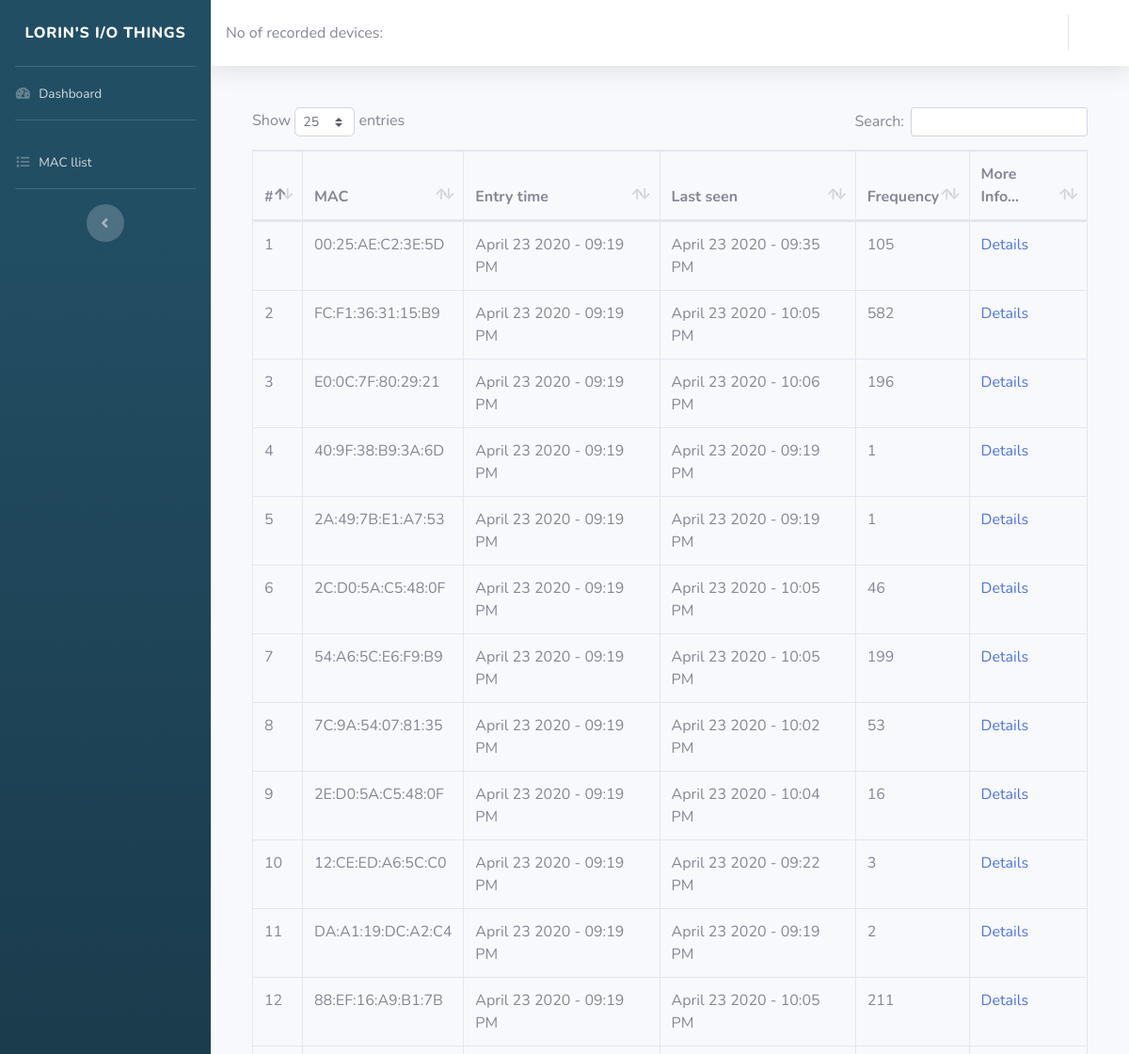
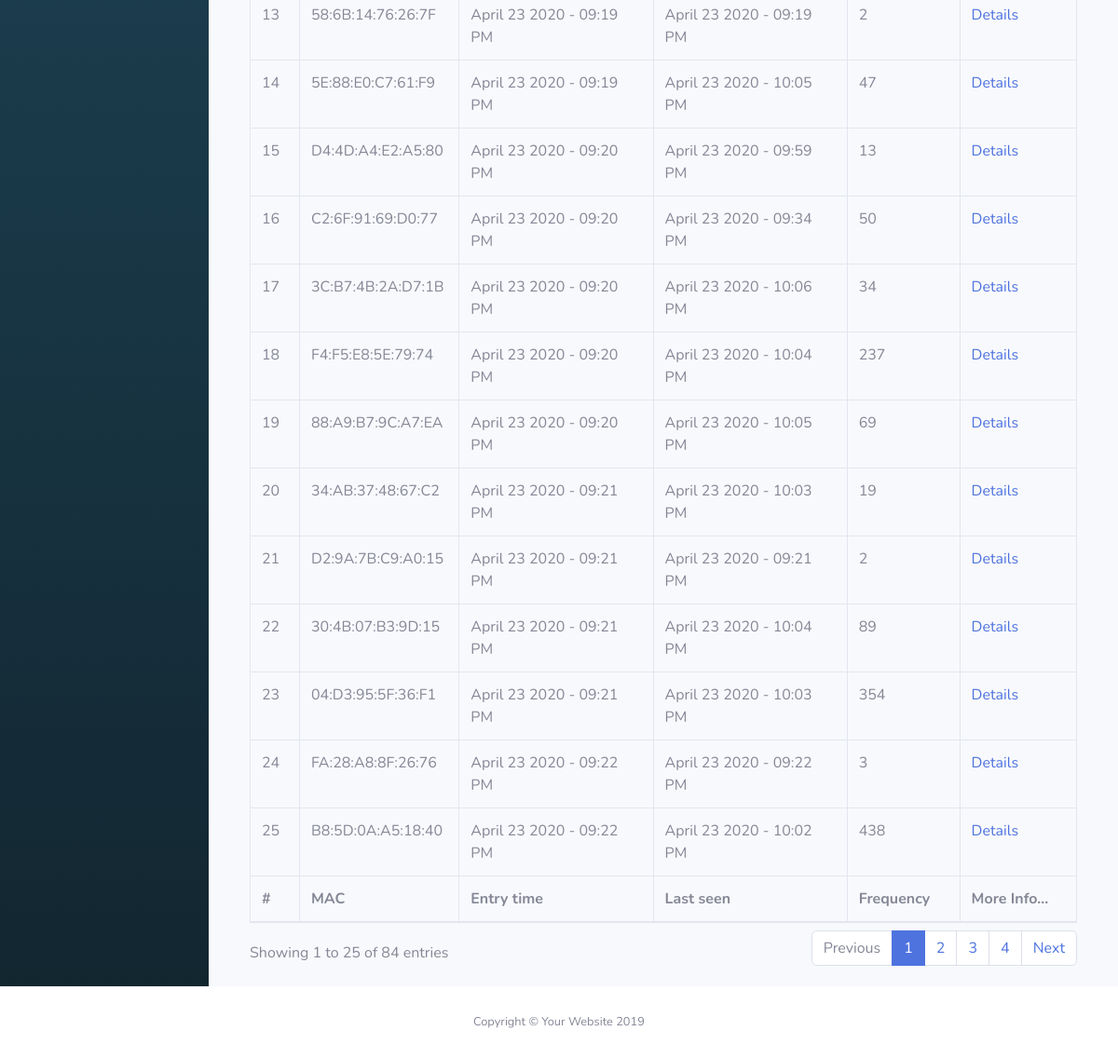
The page /macs on the database its author committed (2 pictures, top to bottom).
### tables this page shows
CREATE TABLE mac_log (
            id INTEGER PRIMARY KEY AUTOINCREMENT,
            mac TEXT,
            enter_datetime DATETIME,
            last_seen DATETIME,
            hz INTEGER DEFAULT 0
        );

### app/routes.py (the view)
@app.route('/macs', methods=['GET'])
def macs():
    mac_log = db.engine.execute('SELECT * FROM mac_log')
    return render_template('macs.html', mac_log=mac_log)

### app/routes.py (called while the page is built)
@app.template_filter('formatdatetime')
def format_datetime(value, format="%Y-%m-%d %H:%M:%S.%f"):
    if value is None:
        return ""
    dt = datetime.strptime(value, format)
    return dt.strftime('%B %d %Y - %I:%M %p')

### app/templates/macs.html (shortened to what this page needs)
{% extends 'base.html' %}
{% block content %}
<div id="content">
    {% include 'partials/_topbar.html' %}
    <div class="container-fluid">
      <div class="card-body">
        <div class="table-responsive">
          <table class="table table-bordered" data-page-length='25' id="dataTable" width="100%" cellspacing="0">
            <thead>
                <tr>
                    <th>#</th>
                    <th>MAC</th>
                    <th>Entry time</th>
                    <th>Last seen</th>
                    <th>Frequency</th>
                    <th>More Info...</th>
                </tr>
            </thead>
            <tfoot>
                <tr>
                    <th>#</th>
                    <th>MAC</th>
                    <th>Entry time</th>
                    <th>Last seen</th>
                    <th>Frequency</th>
                    <th>More Info...</th>
                </tr>
            </tfoot>
            <tbody>
                {% for mac in mac_log %}
                <tr>
                  <td>{{mac.id}}</td>
                  <td>{{mac.mac}}</td>
                  <td>{{mac.enter_datetime | formatdatetime}}</td>
                  <td>{{mac.last_seen | formatdatetime}}</td>
                  <td>{{mac.hz }}</td>
                  <td>
                      <a href="{{ url_for('details', mac=mac.mac) }}">Details</a>
                    </td>
                </tr>
              {% endfor %}
            </tbody>
          </table>
        </div>
      </div>
    </div>
  </div>
    </div>
</div>
{% endblock %}

### app/templates/base.html (shortened to what this page needs)
<!DOCTYPE html>
<html lang="en">
<head><meta http-equiv="Content-Type" content="text/html; charset=utf-8">
  <link href="{{ url_for('static', filename='vendor/fontawesome-free/css/all.min.css') }}" rel="stylesheet" type="text/css">
  <link href="{{ url_for('static', filename='sb-admin-2.min.css') }}" rel="stylesheet">
  <link href="{{ url_for('static', filename='vendor/datatables/dataTables.bootstrap4.min.css') }}" rel="stylesheet">
  <link rel="stylesheet" href="{{ url_for('static', filename='Chart.css') }}" />
</head>
<body id="page-top">
  <div id="wrapper">
    {% include 'partials/_sidebar.html' %}
    <div id="content-wrapper" class="d-flex flex-column">
     {% block content %} {% endblock %}
      <footer class="sticky-footer bg-white">
        <div class="container my-auto">
          <div class="copyright text-center my-auto">
            <span>Copyright &copy; Your Website 2019</span>
          </div>
        </div>
      </footer>
</body>
</html>

### app/templates/partials/_sidebar.html
    <ul class="navbar-nav bg-gradient-primary sidebar sidebar-dark accordion" id="accordionSidebar" style='background-color: #224E64;'>
       <a class="sidebar-brand d-flex align-items-center justify-content-center" href="{{ url_for('index') }}">
         <div class="sidebar-brand-text">Lorin's I/O things</div>
       </a>
       <hr class="sidebar-divider my-0">
       <li class="nav-item">
         <a class="nav-link" href="{{ url_for('index') }}">
           <i class="fas fa-fw fa-tachometer-alt"></i>
           <span>Dashboard</span></a>
       </li>
       <hr class="sidebar-divider">
       <li class="nav-item">
         <a class="nav-link" href="{{ url_for('macs') }}">
           <i class="fas fa-fw fa-list"></i>
           <span>MAC llist</span></a>
       </li>
       <hr class="sidebar-divider d-none d-md-block">
       <div class="text-center d-none d-md-inline">
         <button class="rounded-circle border-0" id="sidebarToggle"></button>
       </div>
     </ul>

### app/templates/partials/_topbar.html (shortened to what this page needs)
<nav class="navbar navbar-expand navbar-light bg-white topbar mb-4 static-top shadow">
    No of recorded devices: {{device}}
    <ul class="navbar-nav ml-auto">
      <li class="nav-item dropdown no-arrow">
        <a class="nav-link dropdown-toggle" href="#" id="userDropdown" role="button" data-toggle="dropdown" aria-haspopup="true" aria-expanded="false">
        </a>
      </li>
    </ul>
  </nav>

### app/templates/base.html (style rules this page uses)
.bg-gradient-primary { background-color: #224E64; background-image: linear-gradient(180deg,#224E64 10%,rgb(18, 38, 48) 100%); background-size: cover; }

### rows shown on the page
mac_log: id "1", mac "00:25:AE:C2:3E:5D", enter_datetime "April 23 2020 - 09:19 PM", last_seen "April 23 2020 - 09:35 PM", hz "105"
mac_log: id "2", mac "FC:F1:36:31:15:B9", enter_datetime "April 23 2020 - 09:19 PM", last_seen "April 23 2020 - 10:05 PM", hz "582"
mac_log: id "3", mac "E0:0C:7F:80:29:21", enter_datetime "April 23 2020 - 09:19 PM", last_seen "April 23 2020 - 10:06 PM", hz "196"
mac_log: id "4", mac "40:9F:38:B9:3A:6D", enter_datetime "April 23 2020 - 09:19 PM", last_seen "April 23 2020 - 09:19 PM", hz "1"
mac_log: id "5", mac "2A:49:7B:E1:A7:53", enter_datetime "April 23 2020 - 09:19 PM", last_seen "April 23 2020 - 09:19 PM", hz "1"
mac_log: id "6", mac "2C:D0:5A:C5:48:0F", enter_datetime "April 23 2020 - 09:19 PM", last_seen "April 23 2020 - 10:05 PM", hz "46"
mac_log: id "7", mac "54:A6:5C:E6:F9:B9", enter_datetime "April 23 2020 - 09:19 PM", last_seen "April 23 2020 - 10:05 PM", hz "199"
mac_log: id "8", mac "7C:9A:54:07:81:35", enter_datetime "April 23 2020 - 09:19 PM", last_seen "April 23 2020 - 10:02 PM", hz "53"
mac_log: id "9", mac "2E:D0:5A:C5:48:0F", enter_datetime "April 23 2020 - 09:19 PM", last_seen "April 23 2020 - 10:04 PM", hz "16"
mac_log: id "10", mac "12:CE:ED:A6:5C:C0", enter_datetime "April 23 2020 - 09:19 PM", last_seen "April 23 2020 - 09:22 PM", hz "3"
mac_log: id "11", mac "DA:A1:19:DC:A2:C4", enter_datetime "April 23 2020 - 09:19 PM", last_seen "April 23 2020 - 09:19 PM", hz "2"
mac_log: id "12", mac "88:EF:16:A9:B1:7B", enter_datetime "April 23 2020 - 09:19 PM", last_seen "April 23 2020 - 10:05 PM", hz "211"
mac_log: id "13", mac "58:6B:14:76:26:7F", enter_datetime "April 23 2020 - 09:19 PM", last_seen "April 23 2020 - 09:19 PM", hz "2"
mac_log: id "14", mac "5E:88:E0:C7:61:F9", enter_datetime "April 23 2020 - 09:19 PM", last_seen "April 23 2020 - 10:05 PM", hz "47"
mac_log: id "15", mac "D4:4D:A4:E2:A5:80", enter_datetime "April 23 2020 - 09:20 PM", last_seen "April 23 2020 - 09:59 PM", hz "13"
mac_log: id "16", mac "C2:6F:91:69:D0:77", enter_datetime "April 23 2020 - 09:20 PM", last_seen "April 23 2020 - 09:34 PM", hz "50"
mac_log: id "17", mac "3C:B7:4B:2A:D7:1B", enter_datetime "April 23 2020 - 09:20 PM", last_seen "April 23 2020 - 10:06 PM", hz "34"
mac_log: id "18", mac "F4:F5:E8:5E:79:74", enter_datetime "April 23 2020 - 09:20 PM", last_seen "April 23 2020 - 10:04 PM", hz "237"
mac_log: id "19", mac "88:A9:B7:9C:A7:EA", enter_datetime "April 23 2020 - 09:20 PM", last_seen "April 23 2020 - 10:05 PM", hz "69"
mac_log: id "20", mac "34:AB:37:48:67:C2", enter_datetime "April 23 2020 - 09:21 PM", last_seen "April 23 2020 - 10:03 PM", hz "19"
mac_log: id "21", mac "D2:9A:7B:C9:A0:15", enter_datetime "April 23 2020 - 09:21 PM", last_seen "April 23 2020 - 09:21 PM", hz "2"
mac_log: id "22", mac "30:4B:07:B3:9D:15", enter_datetime "April 23 2020 - 09:21 PM", last_seen "April 23 2020 - 10:04 PM", hz "89"
mac_log: id "23", mac "04:D3:95:5F:36:F1", enter_datetime "April 23 2020 - 09:21 PM", last_seen "April 23 2020 - 10:03 PM", hz "354"
mac_log: id "24", mac "FA:28:A8:8F:26:76", enter_datetime "April 23 2020 - 09:22 PM", last_seen "April 23 2020 - 09:22 PM", hz "3"
mac_log: id "25", mac "B8:5D:0A:A5:18:40", enter_datetime "April 23 2020 - 09:22 PM", last_seen "April 23 2020 - 10:02 PM", hz "438"
